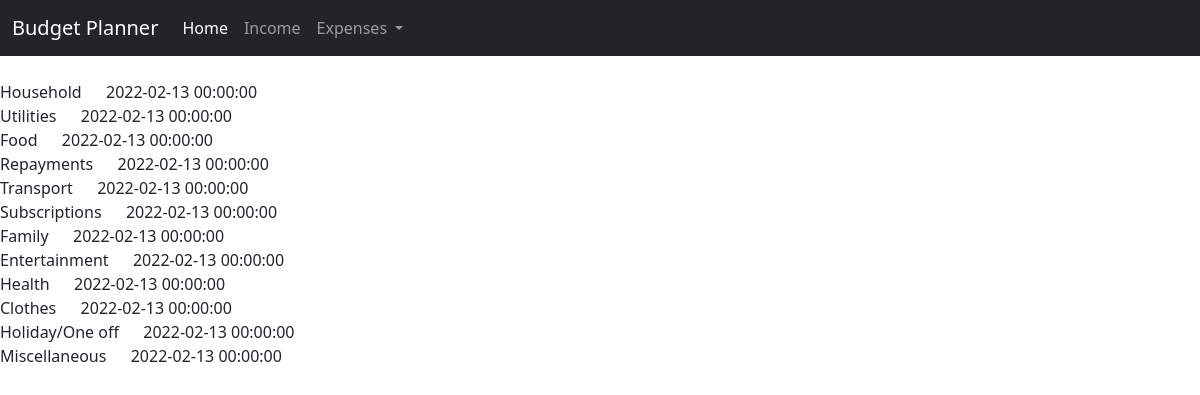
The page /categories on the database its author committed.
### application/models.py (models this page shows)
class Categories(db.Model):
    id = db.Column(db.Integer, primary_key = True)
    name = db.Column(db.String(50), unique = True, nullable = False)
    created_at = db.Column(db.DateTime, nullable = False, default = datetime.now)
    updated_at = db.Column(db.DateTime, nullable = False, default = datetime.now, onupdate = datetime.now)
    items = db.relationship('Expenses', backref = 'category')

### application/routes.py (the view)
@app.route('/categories', methods=['POST', 'GET'])
def categories():
    categories = Categories.query.all()
    return render_template('categories.html', title="Categories", categories=categories)

### application/templates/categories.html
{% extends 'layout.html' %}
{% block body_content %}
    {% for category in categories %}
        {{ category.name }} &emsp; {{ category.created_at }}<br>
    {% endfor %}
{% endblock body_content %}

### application/templates/layout.html (shortened to what this page needs)
{% extends "base.html" %}
{% block body %}
    <nav class="navbar navbar-expand-lg navbar-dark bg-dark">
      <div class="container-fluid">
        <a class="navbar-brand" href="#">Budget Planner</a>
        <div class="collapse navbar-collapse" id="navbarNavDropdown">
          <ul class="navbar-nav">
            <li class="nav-item">
              <a class="nav-link active" aria-current="page" href="{{ url_for('index') }}">Home</a>
            </li>
            <li class="nav-item">
              <a class="nav-link" href="{{ url_for('income') }}">Income</a>
            </li>
            <li class="nav-item dropdown">
              <a class="nav-link dropdown-toggle" href="#" id="navbarDropdownMenuLink" role="button" data-bs-toggle="dropdown" aria-expanded="false">
                Expenses
              </a>
            </li>
          </ul>
        </div>
      </div>
    </nav>
    <br>
    {% block body_content %}
    {% endblock body_content %}
{% endblock body %}

### application/templates/base.html (shortened to what this page needs)
<html lang="en">
<head>
    <link href="https://cdn.jsdelivr.net/npm/bootstrap@5.1.3/dist/css/bootstrap.min.css" rel="stylesheet">
    <link rel="stylesheet" type="text/css" href="https://cdn.datatables.net/1.10.25/css/dataTables.bootstrap5.css">
</head>
<body>
    {% block body %}
    {% endblock body %}
</body>
</html>

### rows shown on the page
Categories: name "Household", created_at "2022-02-13 00:00:00"
Categories: name "Utilities", created_at "2022-02-13 00:00:00"
Categories: name "Food", created_at "2022-02-13 00:00:00"
Categories: name "Repayments", created_at "2022-02-13 00:00:00"
Categories: name "Transport", created_at "2022-02-13 00:00:00"
Categories: name "Subscriptions", created_at "2022-02-13 00:00:00"
Categories: name "Family", created_at "2022-02-13 00:00:00"
Categories: name "Entertainment", created_at "2022-02-13 00:00:00"
Categories: name "Health", created_at "2022-02-13 00:00:00"
Categories: name "Clothes", created_at "2022-02-13 00:00:00"
Categories: name "Holiday/One off", created_at "2022-02-13 00:00:00"
Categories: name "Miscellaneous", created_at "2022-02-13 00:00:00"
